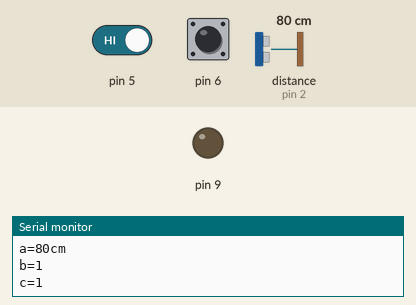
This sketch was run on a simulated Arduino Uno, built with avr-gcc and run on an emulated ATmega328P. Parts: output pins drawn as LEDs (lit = HIGH), the last lines printed to the serial monitor. Dashed ring = blinking. Inputs (shaded band) come from the test bench; at power-on: distance to the obstacle (sensor on pin 2) 80 cm, pin 5 HIGH, pin 6 HIGH. The echo pulse lasts 58.3 µs per cm.

Above: at 2.2 s.
2.3 s: distance to the obstacle (sensor on pin 2) set to 11 cm
3.8 s: distance to the obstacle (sensor on pin 2) set to 8 cm
At 3.97 s:
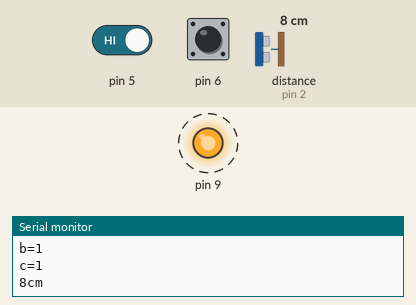
6.8 s: pin 5 driven LOW
At 8.27 s:
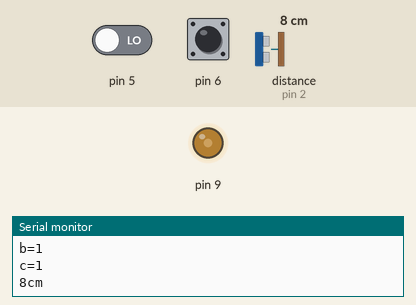
9.8 s: pin 6 pulled LOW for 3.2 s
At 11.17 s:
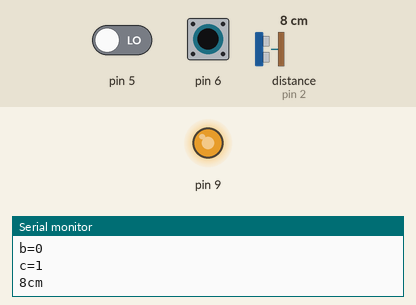
14.5 s: pin 6 pulled LOW for 1 s
Timing chart, 0 to 18.6 s (numbered marks = the images above; inputs shaded):
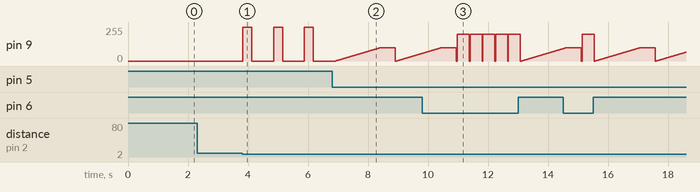

Measured:
- the behaviour switches between 10 and 9 cm on distance to the obstacle (sensor on pin 2) (found by bisection; images 0 and 1)
- after the input at 3.8 s, pin 9: alternates 255/255 for 0.30 s and 0/255 for 0.73 s, starting at once

The sketch:

Pet_dog.ino
```cpp
#include "SR04.h"
#define TRIG_PIN 2
#define ECHO_PIN 3
SR04 mysr04 = SR04(ECHO_PIN,TRIG_PIN);

void setup() {
  pinMode(5,INPUT);           //鼻子触摸端口
  pinMode(6,INPUT_PULLUP);    //舌头微动端口
  pinMode(9,OUTPUT);          //振动传感器端口
  Serial.begin(9600);
  delay(1000);
}

void loop() {
 int a = mysr04.Distance();   //超声波距离
 int b = digitalRead(5);      //鼻子开关读数
 int c = digitalRead(6);      //舌头开关读数

 Serial.print(a);
 Serial.println("cm");

 if(c == 0){
  //舌头被按压，振动传感器振动
  analogWrite(9,200);  //传感器振动
  delay(400);
  analogWrite(9,0);
 }else if(b == 0){
  //鼻子被触摸，振动传感器有频率的振动
  for(int i=0;i<100;i++){
    analogWrite(9,i);
    delay(15);
  }
  for(int i = 100;i >= 0;i--){
    analogWrite(9,i);
    delay(5);
  }
 }else if(a < 10 && a>0){
  //如果靠近超声波传感器，振动传感器模拟狗叫
  analogWrite(9,255);
  delay(300);
  analogWrite(9,0);
  delay(700);
 }

 Serial.print("a=");
 Serial.print(a);
 Serial.println("cm");
 Serial.print("b=");
 Serial.print(b);
 Serial.println("");
 Serial.print("c=");
 Serial.print(c);
 Serial.println("");
 //delay(50);
}
```
